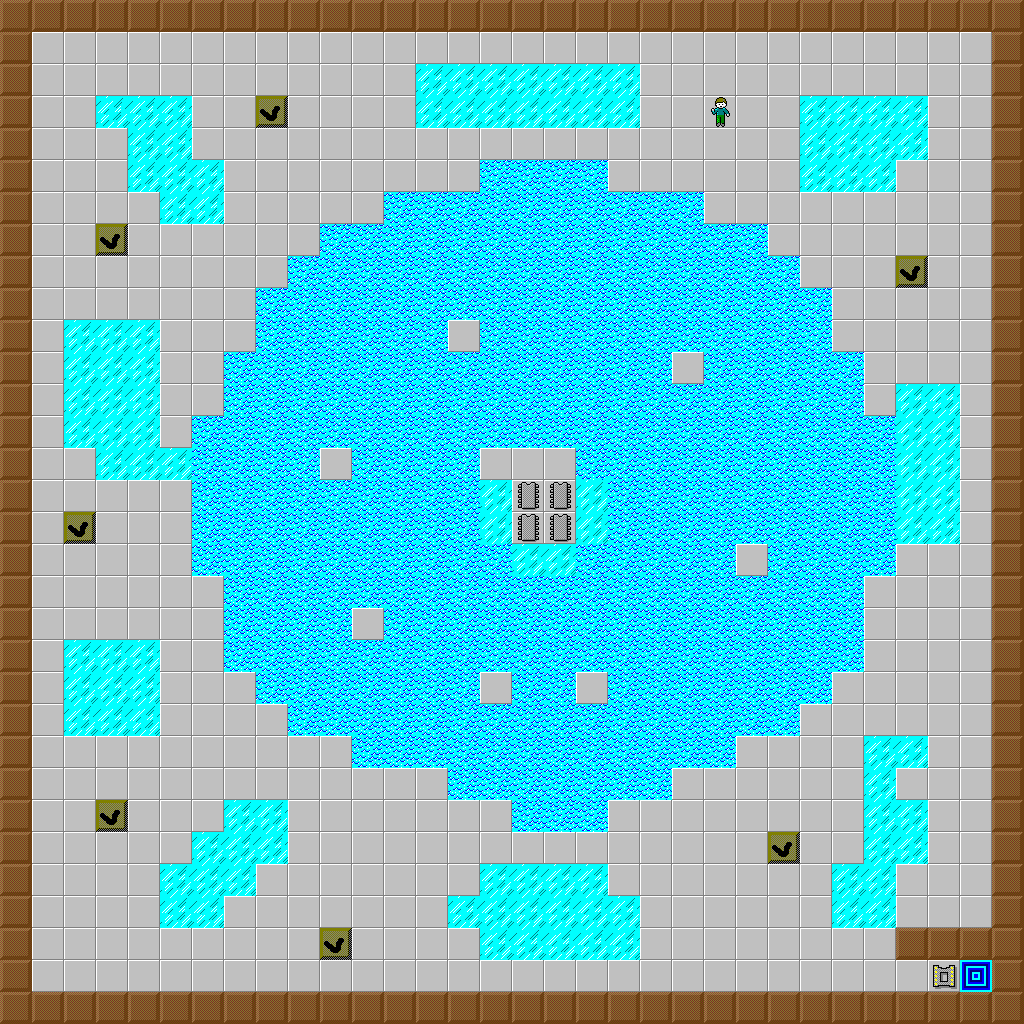

A level layout from a 2D game, rendered from its tile map. Below: a short description, then the map file with tile-grid data replaced by summaries:
An orthogonal 32x32 tile map with 32x32 px tiles, 5 tile layers (Background, Walls, Entities, Entities2, ...).

<map version="1.0" orientation="orthogonal" width="32" height="32" tilewidth="32" tileheight="32">
 <properties>
  <property name="chipCount" value="4" />
  <property name="hint" value="" />
  <property name="name" value="Pier Seven" />
  <property name="password" value="LXPP" />
  <property name="timeLimit" value="300" />
 </properties>
 <tileset firstgid="1" name="tileset" tilewidth="32" tileheight="32">
  <image source="tileset.png" width="416" height="512" />
 </tileset>
 <layer name="Background" width="32" height="32">
  <data>[1024 cells, 1024 non-empty, 1 distinct tile ids]</data>
 </layer>
 <layer name="Walls" width="32" height="32">
  <data>[1024 cells, 127 non-empty, 1 distinct tile ids]</data>
 </layer>
 <layer name="Entities" width="32" height="32">
  <data>[1024 cells, 451 non-empty, 7 distinct tile ids]</data>
 </layer>
 <layer name="Entities2" width="32" height="32" opacity="0.67">
  <data>[1024 cells, 0 non-empty, 0 distinct tile ids]</data>
 </layer>
 <layer name="Collision" width="32" height="32" opacity="0.69">
  <data>[1024 cells, 127 non-empty, 1 distinct tile ids]</data>
 </layer>
</map>